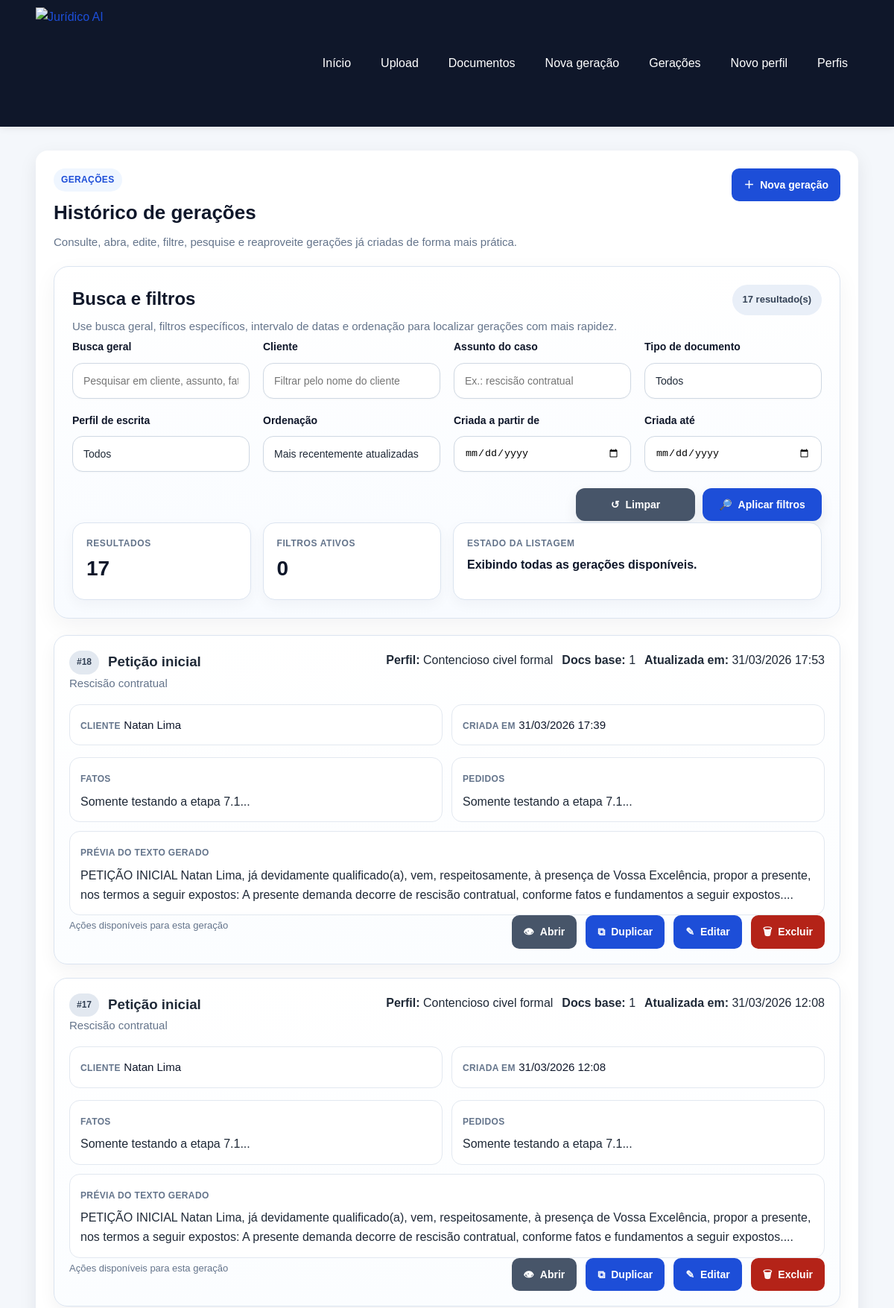
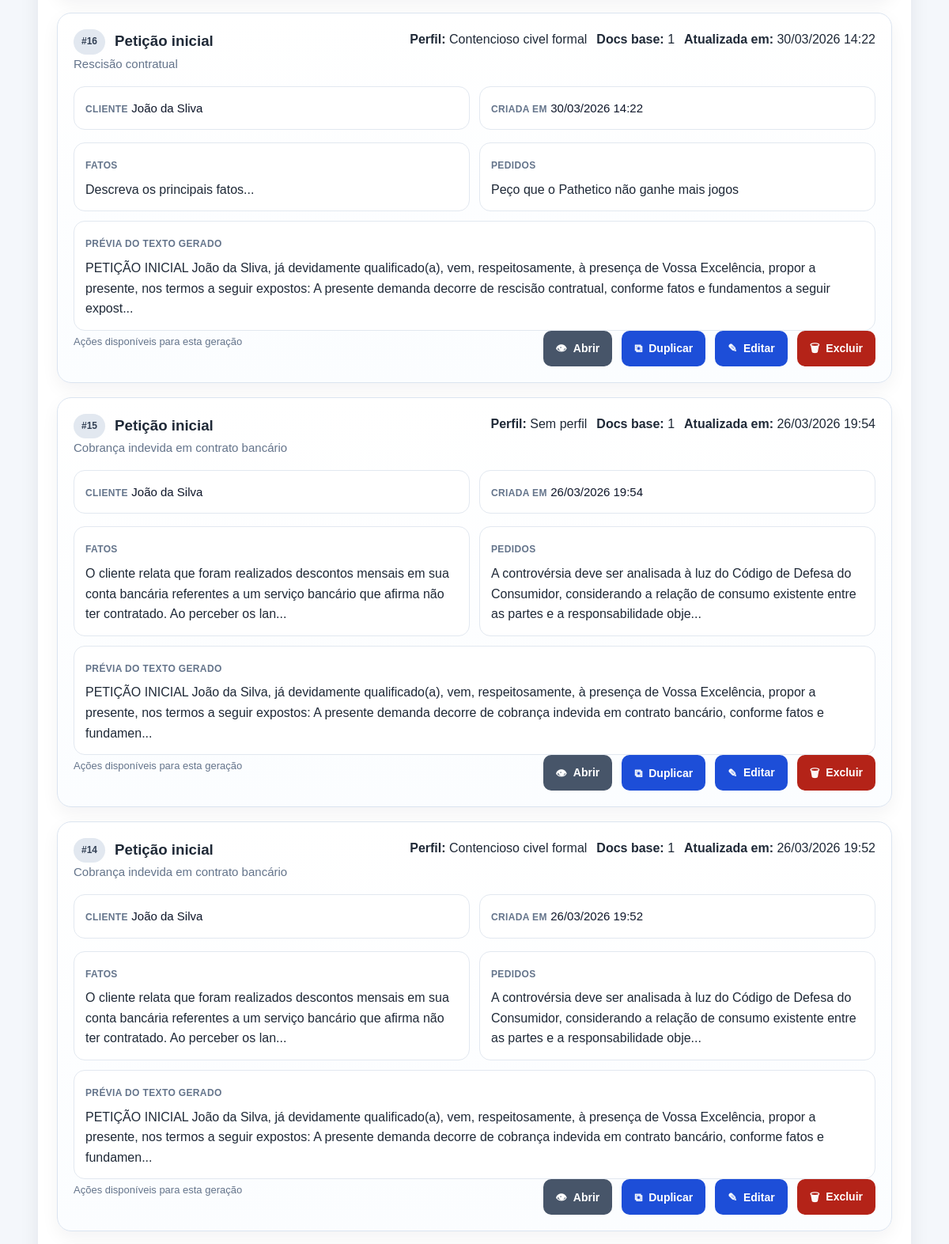
Screenshot of /generations/ (upper part) with the database file from the repository (2 pictures, top to bottom).
### app/models/generation.py (models this page shows)
class Generation(Base):
    __tablename__ = "generations"
    id = Column(Integer, primary_key=True, index=True)
    client_name = Column(String(255), nullable=False)
    document_type = Column(String(255), nullable=False)
    case_subject = Column(String(255), nullable=False)
    facts = Column(Text, nullable=False)
    requests = Column(Text, nullable=False)
    legal_basis = Column(Text, nullable=True)
    context_used = Column(Text, nullable=False)
    generated_text = Column(Text, nullable=False)
    source_document_ids = Column(Text, nullable=True)
    writing_profile_id = Column(
        Integer,
        ForeignKey("writing_profiles.id"),
        nullable=True,
    )
    created_at = Column(
        DateTime,
        default=agora_brasil,
        nullable=False,
    )
    updated_at = Column(
        DateTime,
        default=agora_brasil,
        nullable=False,
    )
    writing_profile = relationship("WritingProfile")

### app/models/writing_profile.py (models this page shows)
class WritingProfile(Base):
    __tablename__ = "writing_profiles"
    id = Column(Integer, primary_key=True, index=True)
    profile_name = Column(String(150), nullable=False)
    lawyer_name = Column(String(150), nullable=True)
    office_name = Column(String(200), nullable=True)
    tone = Column(String(100), nullable=False, default="Formal")
    qualification_style = Column(
        Text,
        nullable=True,
        default="já qualificado(a) nos autos ou a ser devidamente qualificado(a)",
    )
    opening_phrase = Column(
        Text,
        nullable=True,
        default="vem, com o devido respeito, à presença de Vossa Excelência, apresentar a presente:",
    )
    closing_phrase = Column(
        Text,
        nullable=True,
        default="Termos em que,\nPede deferimento.",
    )
    request_intro = Column(
        Text,
        nullable=True,
        default="Diante do exposto, requer:",
    )
    legal_style_notes = Column(
        Text,
        nullable=True,
        default="Utilizar linguagem jurídica formal, objetiva e técnica.",
    )
    recurring_expressions = Column(
        Text,
        nullable=True,
        default="data venia; conforme entendimento jurisprudencial; nos termos da legislação aplicável",
    )
    is_active = Column(Boolean, default=False, nullable=False)
    created_at = Column(DateTime(timezone=True), server_default=func.now())

### app/routers/generations.py (the view)
@router.get("/")
def generations_list(request: Request, db: Session = Depends(get_db)):
    search_term = str(request.query_params.get("search", "")).strip()
    client_name = str(request.query_params.get("client_name", "")).strip()
    case_subject = str(request.query_params.get("case_subject", "")).strip()
    document_type = str(request.query_params.get("document_type", "")).strip()
    created_from = str(request.query_params.get("created_from", "")).strip()
    created_to = str(request.query_params.get("created_to", "")).strip()
    sort_by = str(request.query_params.get("sort_by", "updated_desc")).strip() or "updated_desc"
    writing_profile_id, sem_perfil, writing_profile_value = _parse_writing_profile_filter(
        request.query_params.get("writing_profile_id")
    )
    geracoes = listar_geracoes(
        db,
        search_term=search_term,
        client_name=client_name,
        case_subject=case_subject,
        document_type=document_type,
        writing_profile_id=writing_profile_id,
        sem_perfil=sem_perfil,
        created_from=created_from,
        created_to=created_to,
        sort_by=sort_by,
    )
    geracoes_view = [_montar_item_lista_geracao(geracao) for geracao in geracoes]
    perfis = listar_perfis(db)
    filtros = {
        "search": search_term,
        "client_name": client_name,
        "case_subject": case_subject,
        "document_type": document_type,
        "writing_profile_id": writing_profile_value,
        "created_from": created_from,
        "created_to": created_to,
        "sort_by": sort_by,
    }
    total_filtros_ativos = sum(
        1
        for valor in [
            filtros["search"],
            filtros["client_name"],
            filtros["case_subject"],
            filtros["document_type"],
            filtros["writing_profile_id"],
            filtros["created_from"],
            filtros["created_to"],
            filtros["sort_by"] if filtros["sort_by"] != "updated_desc" else "",
        ]
        if valor
    )
    ordenacoes = {
        "updated_desc": "Mais recentemente atualizadas",
        "updated_asc": "Menos recentemente atualizadas",
        "created_desc": "Mais recentes primeiro",
        "created_asc": "Mais antigas primeiro",
        "client_name_asc": "Cliente (A-Z)",
        "client_asc": "Cliente (A-Z)",
        "client_desc": "Cliente (Z-A)",
    }
    return templates.TemplateResponse(
        "generations_list.html",
        {
            "request": request,
            "geracoes": geracoes_view,
            "perfis": perfis,
            "filtros": filtros,
            "ordenacoes": ordenacoes,
            "total_resultados": len(geracoes_view),
            "total_filtros_ativos": total_filtros_ativos,
            "sucesso": request.query_params.get("sucesso"),
            "erro": request.query_params.get("erro"),
        },
    )

### app/templates/generations_list.html (shortened to what this page needs)
{% extends "base.html" %}
{% block content %}
<section class="card">
    <div class="cabecalho-pagina">
        <div>
            <span class="etiqueta-secao">Gerações</span>
            <h2>Histórico de gerações</h2>
            <p class="texto-suave">
                Consulte, abra, edite, filtre, pesquise e reaproveite gerações já criadas de forma mais prática.
            </p>
        </div>
        <div class="acoes-topo">
            <a class="botao" href="/generations/create">
                <span class="icone-botao" aria-hidden="true">＋</span>
                Nova geração
            </a>
        </div>
    </div>
    <section class="bloco-informativo bloco-filtros-avancados">
        <div class="bloco-informativo-topo bloco-informativo-topo-entre-linhas">
            <div>
                <h3>Busca e filtros</h3>
                <p class="texto-suave">
                    Use busca geral, filtros específicos, intervalo de datas e ordenação para localizar gerações com mais rapidez.
                </p>
            </div>
            <span class="badge badge-neutro">
                {{ total_resultados }} resultado(s)
            </span>
        </div>
        <form method="get" action="/generations" class="formulario-geracao formulario-filtros-avancados">
            <div class="grid-filtros-avancados">
                <div>
                    <label for="search">Busca geral</label>
                    <input
                        type="text"
                        id="search"
                        name="search"
                        value="{{ filtros.search }}"
                        placeholder="Pesquisar em cliente, assunto, fatos, pedidos ou texto gerado"
                    >
                </div>
                <div>
                    <label for="client_name">Cliente</label>
                    <input
                        type="text"
                        id="client_name"
                        name="client_name"
                        value="{{ filtros.client_name }}"
                        placeholder="Filtrar pelo nome do cliente"
                    >
                </div>
                <div>
                    <label for="case_subject">Assunto do caso</label>
                    <input
                        type="text"
                        id="case_subject"
                        name="case_subject"
                        value="{{ filtros.case_subject }}"
                        placeholder="Ex.: rescisão contratual"
                    >
                </div>
                <div>
                    <label for="document_type">Tipo de documento</label>
                    <select id="document_type" name="document_type">
                        <option value="">Todos</option>
                    </select>
                </div>
                <div>
                    <label for="writing_profile_id">Perfil de escrita</label>
                    <select id="writing_profile_id" name="writing_profile_id">
                        <option value="">Todos</option>
                    </select>
                </div>
                <div>
                    <label for="sort_by">Ordenação</label>
                    <select id="sort_by" name="sort_by">
                        {% for chave, descricao in ordenacoes.items() %}
                            <option value="{{ chave }}" {% if filtros.sort_by == chave %}selected{% endif %}>
                                {{ descricao }}
                            </option>
                        {% endfor %}
                    </select>
                </div>
                <div>
                    <label for="created_from">Criada a partir de</label>
                    <input
                        type="date"
                        id="created_from"
                        name="created_from"
                        value="{{ filtros.created_from }}"
                    >
                </div>
                <div>
                    <label for="created_to">Criada até</label>
                    <input
                        type="date"
                        id="created_to"
                        name="created_to"
                        value="{{ filtros.created_to }}"
                    >
                </div>
            </div>
            <div class="acoes-formulario-geracao">
                <a class="botao botao-secundario" href="/generations">
                    <span class="icone-botao" aria-hidden="true">↺</span>
                    Limpar
                </a>
                <button type="submit" class="botao">
                    <span class="icone-botao" aria-hidden="true">🔎</span>
                    Aplicar filtros
                </button>
            </div>
        </form>
        <div class="painel-resumo-geracao painel-resumo-sem-inline">
            <div class="info-box">
                <span class="info-label">Resultados</span>
                <span class="info-value">{{ total_resultados }}</span>
            </div>
            <div class="info-box">
                <span class="info-label">Filtros ativos</span>
                <span class="info-value">{{ total_filtros_ativos }}</span>
            </div>
            <div class="info-box info-box-largo">
                <span class="info-label">Estado da listagem</span>
                <span class="info-value">
                    {% if total_filtros_ativos > 0 %}
                        A listagem está refinada conforme os critérios selecionados.
                    {% else %}
                        Exibindo todas as gerações disponíveis.
                    {% endif %}
                </span>
            </div>
        </div>
    </section>
    {% if geracoes %}
        <div class="lista-geracoes-cards">
            {% for geracao in geracoes %}
                <article class="geracao-card">
                    <div class="geracao-card-topo">
                        <div class="geracao-identificacao">
                            <div class="geracao-titulo-linha">
                                <span class="badge badge-neutro">#{{ geracao.id }}</span>
                                <h3>{{ geracao.document_type }}</h3>
                            </div>
                            <p class="texto-suave">{{ geracao.case_subject }}</p>
                        </div>
                        <div class="geracao-meta">
                            <span><strong>Perfil:</strong> {{ geracao.writing_profile_name }}</span>
                            <span><strong>Docs base:</strong> {{ geracao.document_count }}</span>
                            <span>
                                <strong>Atualizada em:</strong>
                                {{ geracao.updated_at.strftime("%d/%m/%Y %H:%M") if geracao.updated_at else "-" }}
                            </span>
                        </div>
                    </div>
                    <div class="geracao-card-grid">
                        <div class="geracao-info">
                            <span class="info-label">Cliente</span>
                            <span class="info-value">{{ geracao.client_name }}</span>
                        </div>
                        <div class="geracao-info">
                            <span class="info-label">Criada em</span>
                            <span class="info-value">
                                {{ geracao.created_at.strftime("%d/%m/%Y %H:%M") if geracao.created_at else "-" }}
                            </span>
                        </div>
                    </div>
                    <div class="geracao-resumos">
                        <div class="geracao-resumo-box">
                            <span class="info-label">Fatos</span>
                            <p>{{ geracao.facts_preview }}</p>
                        </div>
                        <div class="geracao-resumo-box">
                            <span class="info-label">Pedidos</span>
                            <p>{{ geracao.requests_preview }}</p>
                        </div>
                        <div class="geracao-resumo-box geracao-resumo-box-largo">
                            <span class="info-label">Prévia do texto gerado</span>
                            <p>{{ geracao.generated_text_preview }}</p>
                        </div>
                    </div>
                    <div class="geracao-card-rodape">
                        <div class="geracao-status-visual">
                            <span class="texto-pequeno">Ações disponíveis para esta geração</span>
                        </div>
                        <div class="geracao-card-acoes">
                            <a class="botao botao-secundario" href="/generations/{{ geracao.id }}">
                                <span class="icone-botao" aria-hidden="true">👁</span>
                                Abrir
                            </a>
                            <form
                                action="/generations/{{ geracao.id }}/duplicate"
                                method="post"
                                data-loading-form
                                data-loading-message="Duplicando geração..."
                                data-loading-button-text="Duplicando..."
                            >
                                <button type="submit" class="botao botao-secundario">
                                    <span class="icone-botao" aria-hidden="true">⧉</span>
                                    Duplicar
                                </button>
                            </form>
                            <a class="botao" href="/generations/{{ geracao.id }}/edit">
                                <span class="icone-botao" aria-hidden="true">✎</span>
                                Editar
                            </a>
                            <form
                                action="/generations/{{ geracao.id }}/delete"
                                method="post"
                                data-confirm-action
                                data-loading-form
                                data-loading-message="Excluindo geração..."
                                data-loading-button-text="Excluindo..."
                                data-confirm-title="Excluir geração"
                                data-confirm-message="Deseja realmente excluir esta geração? Esta ação não poderá ser desfeita."
                                data-confirm-submit-label="Excluir geração"
                                data-confirm-submit-icon='<span class="icone-botao" aria-hidden="true">🗑</span>'
                            >
                                <button type="submit" class="botao-perigo">
                                    <span class="icone-botao" aria-hidden="true">🗑</span>
                                    Excluir
                                </button>
                            </form>
                        </div>
                    </div>
                </article>
            {% endfor %}
        </div>
    {% endif %}
</section>
{% endblock %}

### rows the page displays
Generation: id "18", document_type "Petição inicial", case_subject "Rescisão contratual", writing_profile_name "Contencioso civel formal", document_count "1", updated_at "31/03/2026 17:53", client_name "Natan Lima", created_at "31/03/2026 17:39", facts_preview "Somente testando a etapa 7.1...", requests_preview "Somente testando a etapa 7.1...", generated_text_preview "PETIÇÃO INICIAL Natan Lima, já devidamente qualificado(a), vem, respeitosamente, à presença de Vossa Excelência, propor a presente, nos termos a seguir expostos: A presente demanda decorre de rescisão contratual, conforme fatos e fundamentos a seguir expostos...."
Generation: document_type "Petição inicial", case_subject "Rescisão contratual", updated_at "31/03/2026 12:08", client_name "Natan Lima", created_at "31/03/2026 12:08"
WritingProfile: writing_profile_name "Contencioso civel formal" "Contencioso civel formal"
Generation: id "16", document_type "Petição inicial", case_subject "Rescisão contratual", writing_profile_name "Contencioso civel formal", document_count "1", updated_at "30/03/2026 14:22", client_name "João da Sliva", created_at "30/03/2026 14:22", facts_preview "Descreva os principais fatos...", requests_preview "Peço que o Pathetico não ganhe mais jogos", generated_text_preview "PETIÇÃO INICIAL João da Sliva, já devidamente qualificado(a), vem, respeitosamente, à presença de Vossa Excelência, propor a presente, nos termos a seguir expostos: A presente demanda decorre de rescisão contratual, conforme fatos e fundamentos a seguir expost..."
Generation: id "15", document_type "Petição inicial", case_subject "Cobrança indevida em contrato bancário", writing_profile_name "Sem perfil", document_count "1", updated_at "26/03/2026 19:54", client_name "João da Silva", created_at "26/03/2026 19:54", facts_preview "O cliente relata que foram realizados descontos mensais em sua conta bancária referentes a um serviço bancário que afirma não ter contratado. Ao perceber os lan...", requests_preview "A controvérsia deve ser analisada à luz do Código de Defesa do Consumidor, considerando a relação de consumo existente entre as partes e a responsabilidade obje...", generated_text_preview "PETIÇÃO INICIAL João da Silva, já devidamente qualificado(a), vem, respeitosamente, à presença de Vossa Excelência, propor a presente, nos termos a seguir expostos: A presente demanda decorre de cobrança indevida em contrato bancário, conforme fatos e fundamen..."
Generation: document_type "Petição inicial", case_subject "Cobrança indevida em contrato bancário", updated_at "26/03/2026 19:52", client_name "João da Silva", created_at "26/03/2026 19:52"

### other values shown
{{ total_resultados }} "17"
{{ total_filtros_ativos }} "0"
{{ geracao.id }} "17" "14"
{{ geracao.document_count }} "1" "1"
{{ geracao.facts_preview }} "Somente testando a etapa 7.1..." "O cliente relata que foram realizados descontos mensais em sua conta bancária referentes a um serviço bancário que afirma não ter contratado. Ao perceber os lan..."
{{ geracao.requests_preview }} "Somente testando a etapa 7.1..." "A controvérsia deve ser analisada à luz do Código de Defesa do Consumidor, considerando a relação de consumo existente entre as partes e a responsabilidade obje..."
form field sort_by "Mais recentemente atualizadas"
